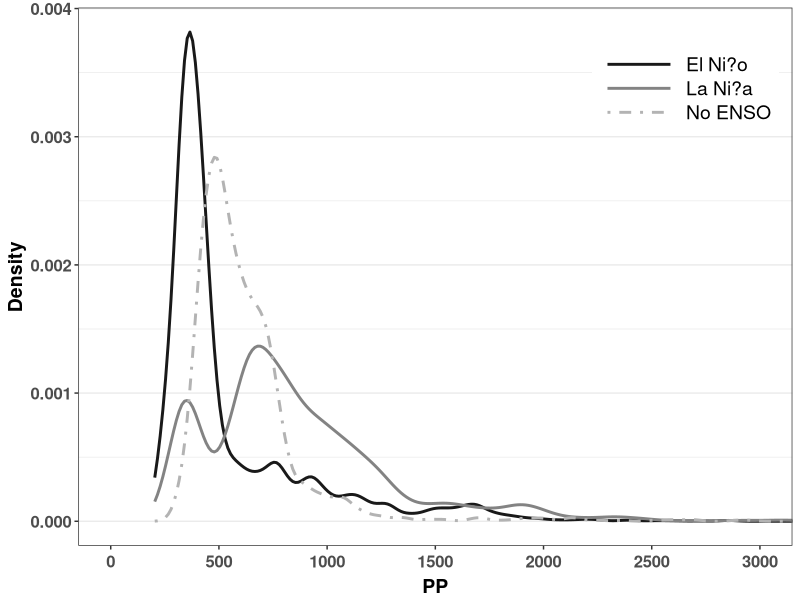
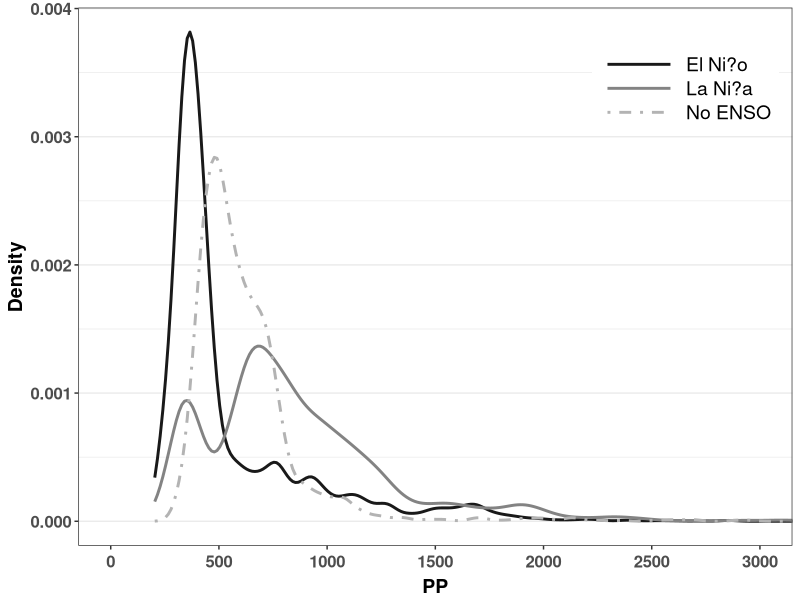

Generate these figures, in order, with R:
library(ggplot2)
library(scales)
library(grid)

#load and prepare data ----

NoEnso_depth = read.csv("DATA//NoEnso_PP.csv")
ElNino_depth = read.csv("DATA//ElNino_PP.csv")
LaNina_depth = read.csv("DATA//LaNina_PP.csv")

NoEnso_depth$ID = "No ENSO"
NoEnso_depth$style = 'dashed'

ElNino_depth$ID = "El Ni?o"
ElNino_depth$style = 'solid'

LaNina_depth$ID = "La Ni?a"
LaNina_depth$style = 'solid'


mydata = rbind(NoEnso_depth,ElNino_depth,LaNina_depth)

#start plot routine ----

p = ggplot(data=mydata,aes(x = PP_8D,weight=(..count..)/sum(..count..))) +
    geom_line(aes(color=mydata$ID,linetype=mydata$ID ),size=1, stat="density") +
    scale_linetype_manual(breaks=c("El Ni?o","La Ni?a","No ENSO"), values=c(1,1,4))

#start plot customisation ----

#limit y axis
p = p + coord_cartesian(ylim=c(0,0.004)) 

#limit x axis
p = p + coord_cartesian(xlim=c(0,3000)) 

#set x axis division
p = p + scale_x_continuous(breaks = pretty_breaks(n = 6)) 

#remove gray background
p = p + theme_bw()

#set greyscale
p = p + scale_color_grey(start = 0.1, end = .7)

#label axis
p = p + labs(x="PP")
p = p + labs(y="Density")

p = p + theme(axis.title.x = element_text(size=14, face="bold", vjust=-0.1))
p = p + theme(axis.title.y = element_text(size=14, face="bold", vjust=0.9))

p = p + theme(axis.text.x=element_text(size=12, face="bold",vjust=0.5))
p = p + theme(axis.text.y=element_text(size=12, face="bold",vjust=0.5))

#remove legend item border
p = p + theme(legend.key = element_rect(colour = NA))

#set legend icon width
p = p + theme(legend.key.width = unit(2,"cm"))

#set legend line width
p = p + guides(colour = guide_legend(override.aes = list(size=2.5)))

p = p + theme(legend.text=element_text(size=14))

#pick legend position
p = p + theme(legend.position=c(0.85, 0.85),legend.title=element_blank())

#remove x grid
p = p + theme(panel.grid.minor.x=element_blank(),panel.grid.major.x=element_blank())



#draw 
p

#output plot ----

#ggsave(p, file="c:\\users\\grs\\desktop\\Depth_KDE.svg")

p 